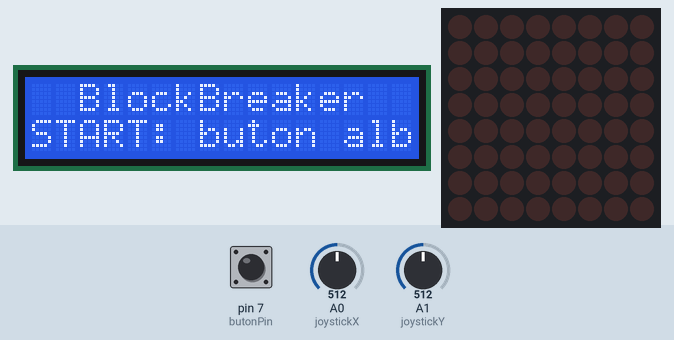
Simulated run of this sketch. Board: Arduino Uno, built with avr-gcc and run on an emulated ATmega328P. Shown: 16×2 character LCD, 8×8 LED matrix. The inputs (shaded band) are chosen by the test bench; at power-on: pin 7 (butonPin) LOW, A0 (joystickX) = 512, A1 (joystickY) = 512.

Above: at 1.2 s.
1.3 s: pin 7 (butonPin) pulled HIGH for 1 s
At 3.6 s:
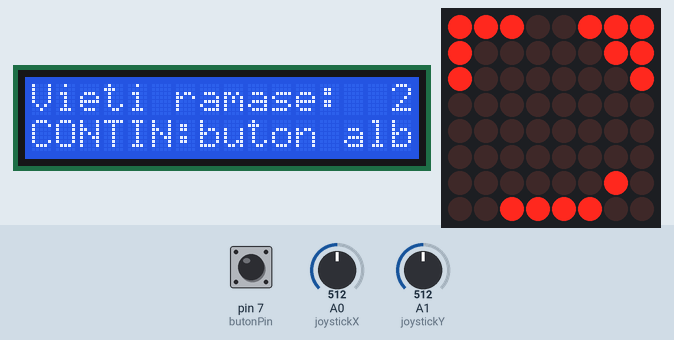
3.8 s: pin 7 (butonPin) pulled HIGH for 0.15 s
At 3.88 s:
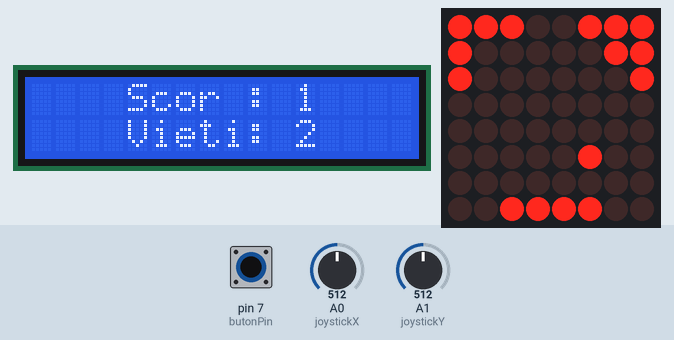
6.2 s: A0 (joystickX) set to 710
8.2 s: A0 (joystickX) set to 733
At 9.5 s:
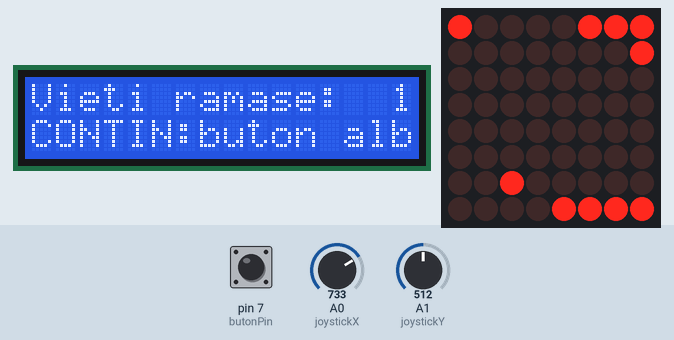
10.1 s: pin 7 (butonPin) pulled HIGH for 0.15 s
At 10.18 s:
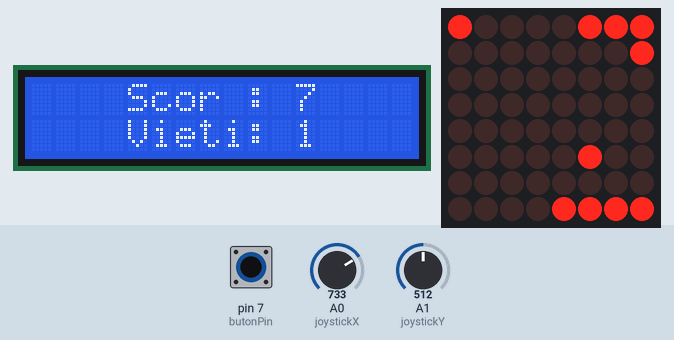
12.0 s: A0 (joystickX) set to 369
14.1 s: A0 (joystickX) set to 350
At 14.24 s:
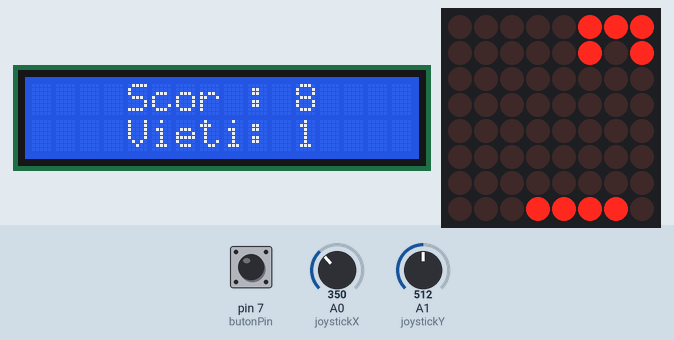

The sketch:

block_breaker_game.ino
```cpp
#include "LedControl.h"
#include <LiquidCrystal.h>                  // for lcd
#define joystickX A0
#define joystickY A1

int din = 12, clk = 11, load = 10;          //pinii in care sunt puse aceste componente ale driverului
LedControl lc = LedControl(din, clk, load, 1);

const int rs = 13, en = 6, d4 = 5, d5 = 4, d6 = 3, d7 = 8;
const int butonPin = 7;                     //pin pentru butonul alb care porneste sau opreste jocul
const int lcdPin = 9;                       //pin pentru setarea luminozitatii LCD-ului
const int joystickButonPin = 2;             //pin pentru butonul joystick-ului

LiquidCrystal lcd(rs, en, d4, d5, d6, d7);

int stareJoc = 0;                           //0 pentru mesaj de intampinare, 1 pt selectare nivel, 2 pentru joc, 3 pentru pierdut, 4 pentru castigat
int nivelActual = 1;                        //nivelul la care s-a ajuns cu jocul
unsigned long timpCurent;                   //pentru delay-uri etc.
unsigned long timpAnteriorMinge = 0;        //special pt minge pt a se misca independent de paleta si altele - aici paleta mi-ar fi updatat mereu timpAnterior-ul si asa mingea nu se misca decat dupa ce terminam de miscat paleta
unsigned long timpAnterior = 0;             //pentru delay-uri etc.
int xMinge, yMinge;                         //coordonatele initiale ale mingii
int directieMingeX, directieMingeY;         //vor avea valorile 1 sau -1, in functie de cum se misca mingea
int scor;
int vieti = 3;
byte pauza = false;                         //pt a putea pune pauza in timpul jocului prin apasarea butonului


byte paleta;                                //aici o sa pun paleta pt fiecare nivel
byte paleta1 = {B00111100};
byte paleta2 = {B00111000};
byte paleta3 = {B00011000};

byte nivel[7];                              //aici o sa pun ce nivel o sa joc
byte nivel1[7] = {B11100111,
                  B11000011,
                  B10000001,
                  B00000000,
                  B00000000,
                  B00000000,
                  B00000000};

byte nivel2[7] = {B11111111,
                  B11100111,
                  B11000011,
                  B10000001,
                  B00000000,
                  B00000000,
                  B00000000};

byte nivel3[7] = {B11111111,
                  B11111111,
                  B11011011,
                  B11000011,
                  B00000000,
                  B00000000,
                  B00000000};


int scorMaxim[4]   = {0,  12,  32,  58};
int dificultate[4] = {0, 155, 127, 105};

byte pierdut[8] = {B10000001,
                   B01000010,
                   B00100100,
                   B00011000,
                   B00011000,
                   B00100100,
                   B01000010,
                   B10000001};

byte castigat[8] = {B00000000,
                    B00100100,
                    B00100100,
                    B00100100,
                    B10000001,
                    B01000010,
                    B00111100,
                    B00000000};


void setup()
{
  lc.shutdown(0, false);                    // porneste matricea
  lc.setIntensity(0, 8);                    // seteaza luminozitatea (valori intre 0 si 15)
  lc.clearDisplay(0);                       // sterge ecranul matricei
  lcd.begin(16, 2);                         // seteaza nr. de linii si coloane al LCD-ului
  analogWrite(lcdPin, 80);                  //seteaza luminozitatea LCD-ului

  pinMode(butonPin, INPUT);
  pinMode(joystickButonPin, INPUT);

  welcome();
}

void welcome()
{
  lcd.setCursor(2, 0);
  lcd.print("BlockBreaker");
  lcd.setCursor(0, 1);
  lcd.print("START: buton alb");
}

void beforeStart()
{
  stareJoc = 1;

  lcd.clear();
  lcd.setCursor(3, 0);
  lcd.print("Nivelul  ");
  lcd.print(nivelActual);
  lcd.setCursor(0, 1);
  lcd.print("START: buton alb");

  delay(250);
}

void initializareJoc()
{
  timpCurent = millis();
  if(timpCurent - timpAnterior > 250)
  {
    timpAnterior = timpCurent;
    xMinge = 1;
    yMinge = 6;
    stareJoc = 2;
    directieMingeX = 1;
    directieMingeY = -1;

    if(nivelActual == 1)
    {
      for(int i = 0; i < 7; i++)
      {
        nivel[i] = nivel1[i];
      }
      paleta = paleta1;
    }
    else if(nivelActual == 2)
    {
      for(int i = 0; i < 7; i++)
      {
        nivel[i] = nivel2[i];
      }
      paleta = paleta2;
    }
    else if(nivelActual == 3)
    {
      for(int i = 0; i < 7; i++)
      {
        nivel[i] = nivel3[i];
      }
      paleta = paleta3;
    }

    lcd.clear();
    lcd.setCursor(4, 0);
    lcd.print("Scor : ");
    lcd.print(scor);
    lcd.setCursor(4, 1);
    lcd.print("Vieti: ");
    lcd.print(vieti);

    lc.clearDisplay(0);

    for (int rand = 0; rand < 7; rand++)
    {
      lc.setRow(0, rand, nivel[rand]);
    }
  }
}

void atiPierdut()
{
  for(int i = 0; i < 8; i++)
  {
    lc.setRow(0, i, pierdut[i]);
  }

  timpCurent = millis();

  if (timpCurent - timpAnterior > 250)
  {
    timpAnterior = timpCurent;
    lcd.clear();
    lcd.setCursor(2, 0);
    lcd.print("Ati pierdut!");
    lcd.setCursor(4, 1);
    lcd.print("Scor : ");
    lcd.print(scor);
  }
}

void maiAvetiSanse()
{
  timpCurent = millis();

  if (timpCurent - timpAnterior > 250)
  {
    timpAnterior = timpCurent;
    lcd.clear();
    lcd.setCursor(0, 0);
    lcd.print("Vieti ramase:  ");
    lcd.print(vieti - 1);
    lcd.setCursor(0, 1);
    lcd.print("CONTIN:buton alb");
  }
}

void atiCastigat()
{
  nivelActual++;

  for(int i = 0; i < 8; i++)
  {
    lc.setRow(0, i, castigat[i]);
  }

  lcd.clear();
  lcd.setCursor(1, 0);
  lcd.print("Bravo! Urmeaza");
  lcd.setCursor(2, 1);
  lcd.print("Nivelul  ");
  lcd.print(nivelActual);

  delay(3000);

  beforeStart();
}

void atiCastigatJocul()
{
  for(int i = 0; i < 8; i++)
  {
    lc.setRow(0, i, castigat[i]);
  }

  timpCurent = millis();
  if (timpCurent - timpAnterior > 250)
  {
    timpAnterior = timpCurent;
    lcd.clear();
    lcd.setCursor(3, 0);
    lcd.print("Felicitari");
    lcd.setCursor(0, 1);
    lcd.print("Ati castigat tot");
    lcd.print(nivelActual);
  }
}

void joaca()
{
  if(scorMaxim[nivelActual] == scor)
  {
    stareJoc = 4;
  }

  timpCurent = millis();

  miscareMinge();
  miscarePaleta();
}

void miscareMinge()
{
  lc.setRow(0, yMinge, (1 << xMinge) | nivel[yMinge]);

  if (timpCurent - timpAnteriorMinge > dificultate[nivelActual])
  {
    timpAnteriorMinge = timpCurent;

    lc.setRow(0, yMinge - directieMingeY, 0 | nivel[yMinge - directieMingeY]);

    if(xMinge == 0 && directieMingeX == -1)
    {
      directieMingeX = 1;
    }
    else if(xMinge == 7 && directieMingeX == 1)
    {
      directieMingeX = -1;
    }

    if(yMinge == 0 && directieMingeY == -1)
    {
      directieMingeY = 1;
    }
    else if(yMinge == 6 && directieMingeY == 1)
    {
      if((1 << xMinge) & paleta)
      {
        directieMingeY = -1;
      }
      else
      {
        stareJoc = 3;
      }
    }

    if(yMinge + directieMingeY >= 0 && yMinge + directieMingeY < 7 && ((1 << (xMinge)) & nivel[yMinge + directieMingeY]))
    {
      nivel[yMinge + directieMingeY] = nivel[yMinge + directieMingeY] ^ (1 << (xMinge));
      lc.setRow(0, yMinge + directieMingeY, nivel[yMinge + directieMingeY]);
      scor++;
      directieMingeY *= -1;

      if(yMinge + directieMingeY >= 0 && yMinge + directieMingeY < 7 && ((1 << (xMinge + directieMingeX)) & nivel[yMinge + directieMingeY]))
      {
        nivel[yMinge + directieMingeY] = nivel[yMinge + directieMingeY] ^ (1 << (xMinge + directieMingeX));
        lc.setRow(0, yMinge + directieMingeY, nivel[yMinge + directieMingeY]);
        scor++;
        directieMingeY *= -1;
        directieMingeX *= -1;
      }

      if(yMinge + directieMingeY >= 0 && yMinge + directieMingeY < 7 && ((1 << (xMinge + directieMingeX)) & nivel[yMinge + directieMingeY]))
      {
        nivel[yMinge + directieMingeY] = nivel[yMinge + directieMingeY] ^ (1 << (xMinge + directieMingeX));
        lc.setRow(0, yMinge + directieMingeY, nivel[yMinge + directieMingeY]);
        scor++;
        directieMingeY *= -1;
        directieMingeX *= -1;
      }
    }
    else if(yMinge + directieMingeY >= 0 && yMinge + directieMingeY < 7 && ((1 << (xMinge + directieMingeX)) & nivel[yMinge + directieMingeY]))
    {
      nivel[yMinge + directieMingeY] = nivel[yMinge + directieMingeY] ^ (1 << (xMinge + directieMingeX));
      lc.setRow(0, yMinge + directieMingeY, nivel[yMinge + directieMingeY]);
      scor++;
      directieMingeY *= -1;
      directieMingeX *= -1;

    }

    if(xMinge == 0 && directieMingeX == -1)
    {
      directieMingeX = 1;
    }
    else if(xMinge == 7 && directieMingeX == 1)
    {
      directieMingeX = -1;
    }

    if(yMinge == 0 && directieMingeY == -1)
    {
      directieMingeY = 1;
    }
    else if(yMinge == 6 && directieMingeY == 1)
    {
      if((1 << xMinge) & paleta)
      {
        directieMingeY = -1;
      }
      else
      {
        stareJoc = 3;
      }
    }

    xMinge += directieMingeX;
    yMinge += directieMingeY;

    lcd.clear();
    lcd.setCursor(4, 0);
    lcd.print("Scor : ");
    lcd.print(scor);
    lcd.setCursor(4, 1);
    lcd.print("Vieti: ");
    lcd.print(vieti);

  }
  else lc.setRow(0, yMinge - directieMingeY, 0 | nivel[yMinge - directieMingeY]);
}

void miscarePaleta()
{

  int X = map(analogRead(joystickX), 0, 1023, 1, 18);
  int Y = map(analogRead(joystickY), 0, 1023, 1, 18);

  if(X >= 13)
  {
    if(nivelActual == 1 && paleta > 15 || nivelActual == 2 && paleta > 7 || nivelActual == 3 && paleta > 3)
    {
      if(X >= 17 && timpCurent - timpAnterior > 50)
      {
        timpAnterior = timpCurent;
        paleta = paleta >> 1;
      }
      else if(X >= 15 && timpCurent - timpAnterior > 90)
      {
        timpAnterior = timpCurent;
        paleta = paleta >> 1;
      }
      else if(timpCurent - timpAnterior > 215)
      {
        timpAnterior = timpCurent;
        paleta = paleta >> 1;
      }
    }
  }
  else if(X <= 6)
  {
    if(nivelActual == 1 && paleta < 240 || nivelActual == 2 && paleta < 224 || nivelActual == 3 && paleta < 192)
    {
      if(X <= 2 && timpCurent - timpAnterior > 50)
      {
        timpAnterior = timpCurent;
        paleta = paleta << 1;
      }
      else if(X <= 4 && timpCurent - timpAnterior > 90)
      {
        timpAnterior = timpCurent;
        paleta = paleta << 1;
      }
      else if(timpCurent - timpAnterior > 215)
      {
        timpAnterior = timpCurent;
        paleta = paleta << 1;
      }
    }
  }

  lc.setRow(0, 7, paleta);
}

void loop()
{
  int stareButon = digitalRead(butonPin);

  if (stareJoc == 0)
  {
    if (stareButon == HIGH)
    {
      beforeStart();
    }
  }
  else if (stareJoc == 1)
  {
    if (stareButon == HIGH)
    {
      initializareJoc();
    }
  }
  else if (stareJoc == 2)
  {
    if (pauza == false)
      joaca();

    timpCurent = millis();
    if (timpCurent - timpAnterior > 250 && stareButon == HIGH)
    {
      timpAnterior = timpCurent;

      if (pauza == true)
        pauza = false;
      else
        pauza = true;
    }
  }
  else if (stareJoc == 3)
  {
    if (vieti == 1)
    {
      atiPierdut();
      if (stareButon == HIGH)
      {
        nivelActual = 1;
        scor = 0;
        vieti = 3;
        lc.clearDisplay(0);
        beforeStart();
      }
    }
    else
    {
      maiAvetiSanse();
      if (stareButon == HIGH)
      {
        vieti--;
        stareJoc = 2;
        timpAnterior = millis();
        xMinge = 1;
        yMinge = 6;
        directieMingeX = 1;
        directieMingeY = -1;
      }
    }
  }
  else
  {
    if (nivelActual == 3)
    {
      atiCastigatJocul();
      if (stareButon == HIGH)
      {
        nivelActual = 1;
        scor = 0;
        vieti = 3;
        lc.clearDisplay(0);
        beforeStart();
      }
    }
    else
    {
      atiCastigat();
      if (stareButon == HIGH)
      {
        initializareJoc();
      }
    }
  }
}
```

Measured:
- the behaviour switches between 722 and 723 on A0 (joystickX) (found by bisection; images 2 and 3)
- the behaviour switches between 362 and 361 on A0 (joystickX) (found by bisection; images 4 and 5)
- after the input at 1.3 s, the display: first changes at once (image 1 shows a later state)
- after the input at 3.8 s, the display: first changes at once (image 2 shows a later state)
- after the input at 8.2 s, the display: first changes at once (image 3 shows a later state)
- after the input at 10.1 s, the display: first changes at once (image 4 shows a later state)
- after the input at 14.1 s, the display: first changes at once (image 5 shows a later state)
